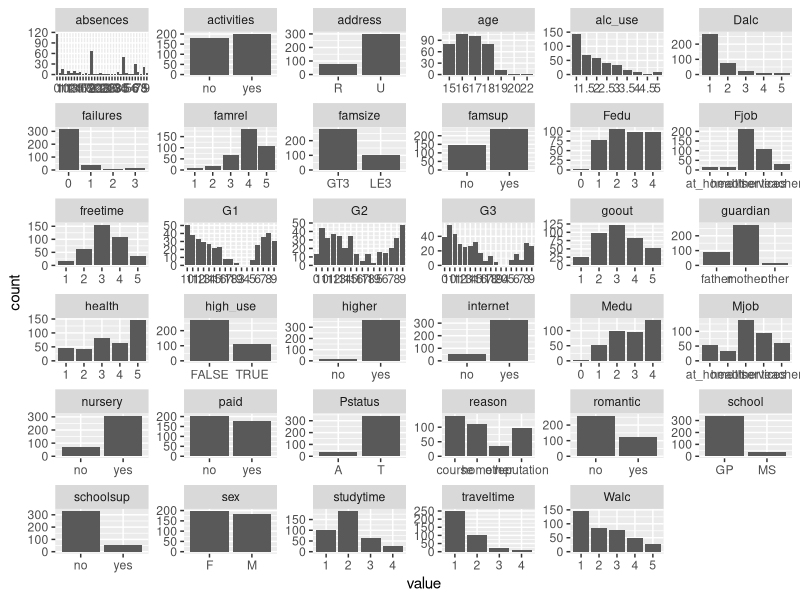

This figure's R source:
## ---- chunk 1


# Read the joined student alcohol consumption data into R
alc <- read.table("data/alc.txt", header = TRUE, sep=",")

# Print out the names of the variables in the data
colnames(alc)
str(alc)


## ---- chunk 2
library(tidyr); library(dplyr); library(ggplot2) 
gather(alc) %>% ggplot(aes(value)) + facet_wrap("key", scales = "free") + geom_bar()
# bar plots
#ggplot(alc, aes(value)) + geom_bar()

## ---- chunk 3
model <- glm(high_use ~ sex + romantic + failures + absences, data = alc, family = "binomial")

model

## ---- chunk 4
summary(model)

## ---- chunk 5
oddsratios <- coef(model) %>% exp

confidenceintervals <- confint(model) %>% exp

cbind(oddsratios, confidenceintervals)

